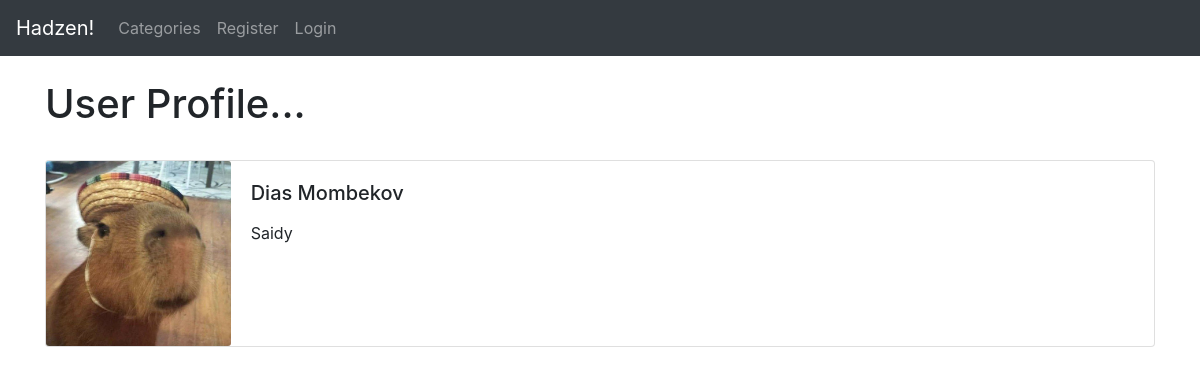
The page /authentication/2/profile/ on the database its author committed.
### api/models.py (models this page shows, shortened)
class Profile(models.Model):
    user = models.OneToOneField(User, null=True, on_delete=models.CASCADE)
    bio = models.TextField()
    profile_pic = models.ImageField(null=True, blank=True, upload_to="images/profile/")
    website_url = models.CharField(max_length=255, null=True, blank=True)
    facebook_url = models.CharField(max_length=255, null=True, blank=True)
    twitter_url = models.CharField(max_length=255, null=True, blank=True)
    instagram_url = models.CharField(max_length=255, null=True, blank=True)
    pinterest_url = models.CharField(max_length=255, null=True, blank=True)

### authentication/views.py (the view)
# urls.py: path('<int:pk>/profile/', ShowProfilePageView.as_view(), name='show_profile_page'),
class ShowProfilePageView(DetailView):
    model = Profile
    template_name = 'registration/user_profile.html'
    def get_context_data(self, *args, **kwargs):
        context = super(ShowProfilePageView, self).get_context_data(*args, **kwargs)
        page_user = get_object_or_404(Profile, id=self.kwargs['pk'])
        context["page_user"] = page_user
        return context

### authentication/templates/registration/user_profile.html (shortened to what this page needs)
{% extends 'base.html' %}
{% load static %}
{% block content %}
<h1>User Profile...</h1>
<br/>
<div class="card mb-3">
  <div class="row no-gutters">
    <div class="col-md-2">
{% if page_user.profile_pic %}
      <img src="{{ page_user.profile_pic.url }}" class="card-img">
{% else %}
	<img src="{% static 'theblog/images/default_profile_pic.png' %}" class="card-img">
{% endif %}
    </div>
    <div class="col-md-10">
      <div class="card-body">
        <h5 class="card-title">
        	{{ page_user.user.first_name }}
			{{ page_user.user.last_name }}
		</h5>
<p class="card-text">
        	{{ page_user.bio }}
        </p>
      </div>
    </div>
  </div>
</div>
<br/><br/>
{% endblock %}

### rows shown on the page
Profile: profile_pic (picture), user.first_name "Dias", user.last_name "Mombekov", bio "Saidy"
